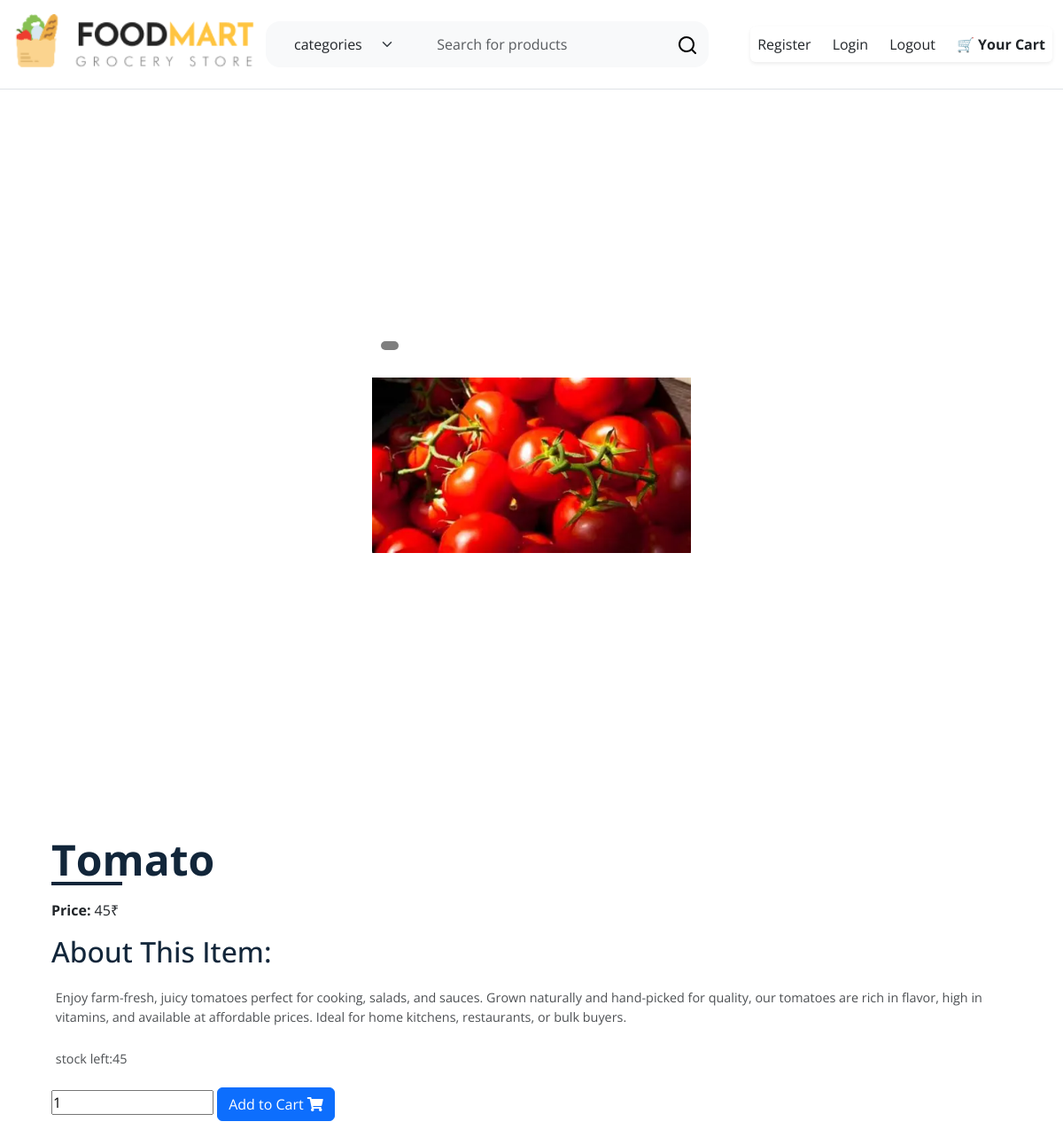
/vegitables/tomato/, run on the app's committed database.
### shop/models.py (models this page shows, shortened)
class products(models.Model):
    name = models.CharField(max_length=100)
    slug = models.SlugField(max_length=100, unique=True)
    image = models.ImageField(upload_to='products/', null=True, blank=True)
    description = models.TextField()
    stock = models.IntegerField()
    available = models.BooleanField()
    price = models.IntegerField()
    category = models.ForeignKey(category, on_delete=models.CASCADE)

### shop/views.py (the view)
# urls.py: path('<slug:c_slug>/<slug:product_slug>/', views.prodDetails, name='details'),
def prodDetails(request,c_slug,product_slug):
    try:
        prod=products.objects.get(category__slug=c_slug,slug=product_slug)
    except Exception as e:
        raise e
    return render(request, 'product.html',{'pr':prod})

### cart/context_processors.py (called while the page is built)
def count(request):
    item_count = 0
    if 'admin' in request.path:
        return {}
    try:
        ct = cartlist.objects.filter(cart_id=cart_id(request)).first()
        if ct:
            itc = items.objects.filter(cart=ct)
            for c in itc:
                item_count += c.quantity
    except cartlist.DoesNotExist:
        item_count = 0
    return dict(itc=item_count)

### cart/views.py (called while the page is built)
def cart_id(request):
    ct_id = request.session.session_key
    if not ct_id:
        request.session.create()  # Creates a new session and assigns an ID
        ct_id = request.session.session_key
    return ct_id

### templates/product.html (shortened to what this page needs)
<!DOCTYPE html>
{% extends 'base.html' %}
{% load static %}
{% block content %}
<html>
  <head>
    <link rel="stylesheet" href="{% static 'pr/style.css' %}">
        <link rel="stylesheet" href="https://cdnjs.cloudflare.com/ajax/libs/font-awesome/5.15.1/css/all.min.css" />
  </head>
  <body>
   <div class="card-wrapper" style="display: flex; gap: 20px; max-width: 900px; margin: auto;">
  <div class="product-imgs" style="position: relative; width: 40%;">
    <img src="{{ pr.image.url }}"
         style="height: 300px; width: 100%; object-fit: contain;"
         alt="product image" />
    <div style="
         position: absolute;
         top: 10px;
         left: 10px;
         color: white;
         background-color: rgba(0, 0, 0, 0.5);
         padding: 5px 10px;
         border-radius: 5px;">
    </div>
  </div>
            </div>
        <div class = "product-content">
          <h2 class = "product-title">{{pr.name}}</h2>
          <div class = "product-price">
            <p class = "-price"> Price: <span>{{pr.price}}₹ </span></p>
          </div>
          <div class = "product-detail">
            <h2>about this item: </h2>
            <p>{{pr.description}}</p>
            <p>stock left:{{pr.stock}}</p>
  {% if pr.stock <= 0 %}
      <h3 style="color:red">Sorry, out of stock</h3>
            {% else %}
          </div>
          <form method="get" action="{% url 'AddCart' pr.id %}">
    <input type="number" name="quantity" min="1" value="1">
    <button type="submit" class="btn btn-primary">
        Add to Cart <i class="fas fa-shopping-cart"></i>
    </button>
</form>
{% endif %}
          </div>
  </body>
</html>
{% endblock %}

### static/hm/style.css (style rules this page uses)
* { box-sizing: border-box; padding: 0; margin: 0; font-family: 'Open Sans', sans-serif; }
body { line-height: 1.5; }
.card-wrapper { max-width: 1100px; margin: 0 auto; }
img { width: 100%; display: block; }
.product-content { padding: 2rem 1rem; }
.product-title { font-size: 3rem; text-transform: capitalize; font-weight: 700; position: relative; color: #12263a; margin: 1rem 0; }
.product-title::after { content: ""; position: absolute; left: 0; bottom: 0; height: 4px; width: 80px; background: #12263a; }
.product-price { margin: 1rem 0; font-size: 1rem; font-weight: 700; }
.product-price span { font-weight: 400; }
.product-detail h2 { text-transform: capitalize; color: #12263a; padding-bottom: 0.6rem; }
.product-detail p { font-size: 0.9rem; padding: 0.3rem; opacity: 0.8; }
@media screen and (min-width: 992px) { .card-wrapper { height: 100vh; display: flex; justify-content: center; align-items: center; } }
@media screen and (min-width: 992px) { .product-imgs { display: flex; flex-direction: column; justify-content: center; } }
@media screen and (min-width: 992px) { .product-content { padding-top: 0; } }

### data on the page
products: image (picture), name "Tomato", price "45", description "Enjoy farm-fresh, juicy tomatoes perfect for cooking, salads, and sauces. Grown naturally and hand-picked for quality, our tomatoes are rich in flavor, high in vitamins, and available at affordable prices. Ideal for home kitchens, restaurants, or bulk buyers.", stock "45"
